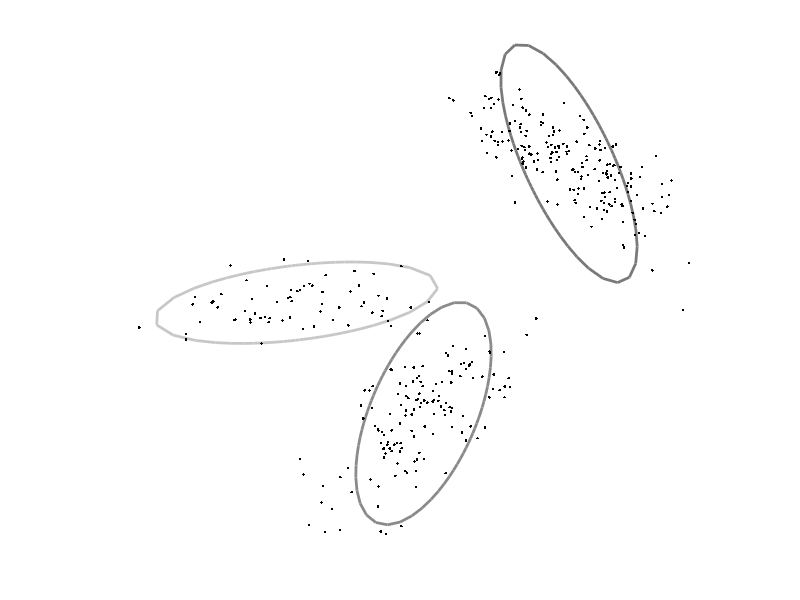
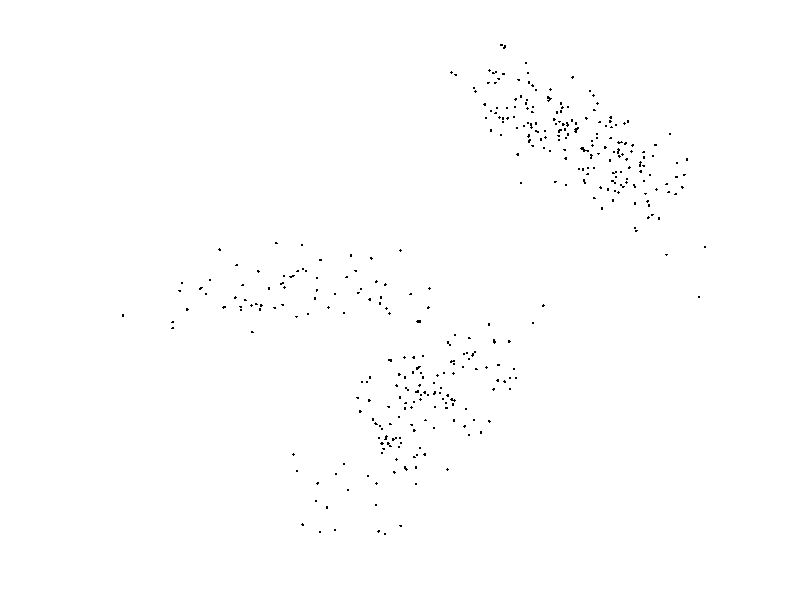

MATLAB code for these plots, in order:
function r=practicalMixGaussC

%The goal of this practical is to generate some data from an n-Dimensional
%mixtures of Gaussians model, and subsequently to fit an
%n-dimensional mixtures of Gaussians model to it to recover the original
%parameters

%You should use this template for your code and fill in the missing 
%sections marked "TO DO"

%close all open plots
close all;

%define true parameters for mixture of k Gaussians
%we will represent the mixtures of Gaussians as a Matlab structure
%in d dimenisions, the mean field
%will be a dxk matrix and the cov field will be a dxdxk matrix.
mixGaussTrue.k = 3;
mixGaussTrue.d = 2;
mixGaussTrue.weight = [0.1309 0.3966 0.4725];
mixGaussTrue.mean(:,1) = [ 4.0491 ; 4.8597];
mixGaussTrue.mean(:,2) = [ 7.7578 ; 1.6335];
mixGaussTrue.mean(:,3) = [11.9945 ; 8.9206];
mixGaussTrue.cov(:,:,1) = [  4.2534    0.4791;  0.4791    0.3522];
mixGaussTrue.cov(:,:,2) = [  0.9729    0.8723;  0.8723    2.6317];
mixGaussTrue.cov(:,:,3) = [  0.9886   -1.2244; -1.2244    3.0187];

%define number of samples to generate
nData = 400;

%generate data from the mixture of Gaussians
%TO DO - fill in this routine (below)
data = mixGaussGen(mixGaussTrue,nData);

%draw data, true Gaussians
figure;
drawEMData2d(data,mixGaussTrue);
drawnow;

%define number of components to estimate
nGaussEst = 3;

%fit mixture of Gaussians
%TO DO fill in this routine (below)
figure;
mixGaussEst = fitMixGauss(data,nGaussEst);

%==========================================================================
%==========================================================================

%the goal of this function is to generate data from a k-dimensional
%mixtures of Gaussians structure.
function data = mixGaussGen(mixGauss,nData);

%create space for output data
data = zeros(mixGauss.d,nData);
%for each data point
for (cData =1:nData)
    %randomly choose Gaussian according to probability distributions
    h = sampleFromDiscrete(mixGauss.weight);
    %draw a sample from the appropriate Gaussian distribution
    %first sample from the covariance matrix (google how to do this - it
    %will involve the Matlab command 'chol').  Then add the mean vector
    %**********************************************************************************TO DO (f)- replace this
    data(:,cData) = mixGauss.mean(:,h) + chol(mixGauss.cov(:,:,h))*randn(mixGauss.d,1);
end;
    
%==========================================================================
%==========================================================================

function mixGaussEst = fitMixGauss(data,k);
        
[nDim nData] = size(data);

%MAIN E-M ROUTINE 
%there are nData data points, and there is a hidden variable associated
%with each.  If the hidden variable is 0 this indicates that the data was
%generated by the first Gaussian.  If the hidden variable is 1 then this
%indicates that the hidden variable was generated by the second Gaussian
%etc.

postHidden = zeros(k, nData);
%in the E-M algorithm, we calculate a complete posterior distribution over
%the (nData) hidden variables in the E-Step.  In the M-Step, we
%update the parameters of the Gaussians (mean, cov, w).  

%we will initialize the values to random values
mixGaussEst.d = nDim;
mixGaussEst.k = k;
mixGaussEst.weight = (1/k)*ones(1,k);
mixGaussEst.mean = 2*randn(nDim,k);
for (cGauss =1:k)
    mixGaussEst.cov(:,:,cGauss) = (0.5+1.5*rand(1))*eye(nDim,nDim);
end;

%calculate current likelihood
%TO DO - fill in this routine
logLike = getMixGaussLogLike(data,mixGaussEst);
fprintf('Log Likelihood Iter 0 : %4.3f\n',logLike);

nIter = 20;
for (cIter = 1:nIter)
   %Expectation step
   
   for (cData = 1:nData)
        %---------------------------------------------------------------TO DO (g): fill in column of 'hidden' - calculate posterior probability that
        %this data point came from each of the Gaussians
        %replace this:
        weighted_pr = zeros(1,mixGaussEst.k);
        for i = 1:mixGaussEst.k
            weighted_pr(i) = mixGaussEst.weight(i) * get2DGaussProb(data(:,cData),mixGaussEst.mean(:,i),mixGaussEst.cov(:,:,i));
        end
        
        total = sum(weighted_pr);
        
        for j = 1:mixGaussEst.k
            postHidden(j,cData) = weighted_pr(j)/total;
        end
       
   end;
   
   %Maximization Step
   
   %for each constituent Gaussian
   for (cGauss = 1:k) 
        %------------------------------------------------------------------TO DO (h):  Update weighting parameters mixGauss.weight based on the total
        %posterior probability associated with each Gaussian. Replace this:
        mixGaussEst.weight(cGauss) = sum(postHidden(cGauss,:))/sum(postHidden(:)); 
        
        %-------------------------------------------------------------------TO DO (i):  Update mean parameters mixGauss.mean by weighted average
        %where weights are given by posterior probability associated with
        %Gaussian.  Replace this:
        mixGaussEst.mean(:,cGauss) = (postHidden(cGauss,:)*data')'/sum(postHidden(cGauss,:));
                                      
        %------------------------------------------------------------------TO DO (j):  Update covarance parameter based on weighted average of
        %square distance from update mean, where weights are given by
        %posterior probability associated with Gaussian
        temp = zeros(2,cData);
        
        for index_a = 1:cData
            temp(:,index_a) = data(:,index_a) - mixGaussEst.mean(:,cGauss);
        end
        
        product = zeros(2,2);
        
        for index_b = 1:cData
            my_temp = postHidden(cGauss,index_b) * temp(:,index_b) * (temp(:,index_b))';
            product = product + my_temp;
        end
        
        product = product/(sum(postHidden(cGauss,:)));
        
        mixGaussEst.cov(:,:,cGauss) = product;
   end;
   
   %draw the new solution
   drawEMData2d(data,mixGaussEst);drawnow;

   %calculate the log likelihood
   logLike = getMixGaussLogLike(data,mixGaussEst);
   fprintf('Log Likelihood Iter %d : %4.3f\n',cIter,logLike);

end;


%==========================================================================
%==========================================================================

%the goal of this routine is to calculate the log likelihood for the whole
%data set under a mixture of Gaussians model. We calculate the log as the
%likelihood will probably be a very small number that Matlab may not be
%able to represent.
function logLike = getMixGaussLogLike(data,mixGaussEst);

%find total number of data items
nData = size(data,2);

%initialize log likelihoods
logLike = 0;

%run through each data item
for(cData = 1:nData)
    thisData = data(:,cData);    
    %---------------------------------------------------------------------TO DO - calculate likelihood of this data point under mixture of
    %Gaussians model. Replace this
    like = 0;
    for i = 1:mixGaussEst.k
        like = like + mixGaussEst.weight(i) * get2DGaussProb(thisData,mixGaussEst.mean(:,i),mixGaussEst.cov(:,:,i));
    end
    %add to total log like
    logLike = logLike+log(like);        
end;


%==========================================================================
%==========================================================================

%The goal fo this routine is to draw the data in histogram form and plot
%the mixtures of Gaussian model on top of it.
function r = drawEMData2d(data,mixGauss)


set(gcf,'Color',[1 1 1]);
plot(data(1,:),data(2,:),'k.');

for (cGauss = 1:mixGauss.k)
    drawGaussianOutline(mixGauss.mean(:,cGauss),mixGauss.cov(:,:,cGauss),mixGauss.weight(cGauss));
    hold on;
end;
plot(data(1,:),data(2,:),'k.');
axis square;axis equal;
axis off;
hold off;drawnow;

    


%=================================================================== 
%===================================================================

%draw 2DGaussian
function r= drawGaussianOutline(m,s,w)

hold on;
angleInc = 0.1;

c = [0.9*(1-w) 0.9*(1-w) 0.9*(1-w)];


for (cAngle = 0:angleInc:2*pi)
    angle1 = cAngle;
    angle2 = cAngle+angleInc;
    [x1 y1] = getGaussian2SD(m,s,angle1);
    [x2 y2] = getGaussian2SD(m,s,angle2);
    plot([x1 x2],[y1 y2],'k-','LineWidth',2,'Color',c);
end

%===================================================================
%===================================================================

%find position of in xy co-ordinates at 2SD out for a certain angle
function [x,y]= getGaussian2SD(m,s,angle1)

if (size(s,2)==1)
    s = diag(s);
end;

vec = [cos(angle1) sin(angle1)];
factor = 4/(vec*inv(s)*vec');

x = cos(angle1) *sqrt(factor);
y = sin(angle1) *sqrt(factor);

x = x+m(1);
y = y+m(2);

%==========================================================================
%==========================================================================

%draws a random sample from a discrete probability distribution using a
%rejection sampling method
function r = sampleFromDiscrete(probDist);

nIndex = length(probDist);
while(1)
    %choose random index
    r=ceil(rand(1)*nIndex);
    %choose random height
    randHeight = rand(1);
    %if height is less than probability value at this point in the
    %histogram then select
    if (randHeight<probDist(r))
        break;
    end;
end;

function prob = get2DGaussProb(x,mean,var)
nDim = size(x,1);
prob = exp(-0.5*((x-mean)') * inv(var) * (x-mean));
prob = prob/sqrt(det(var) * ((2*pi)^(nDim))); 


